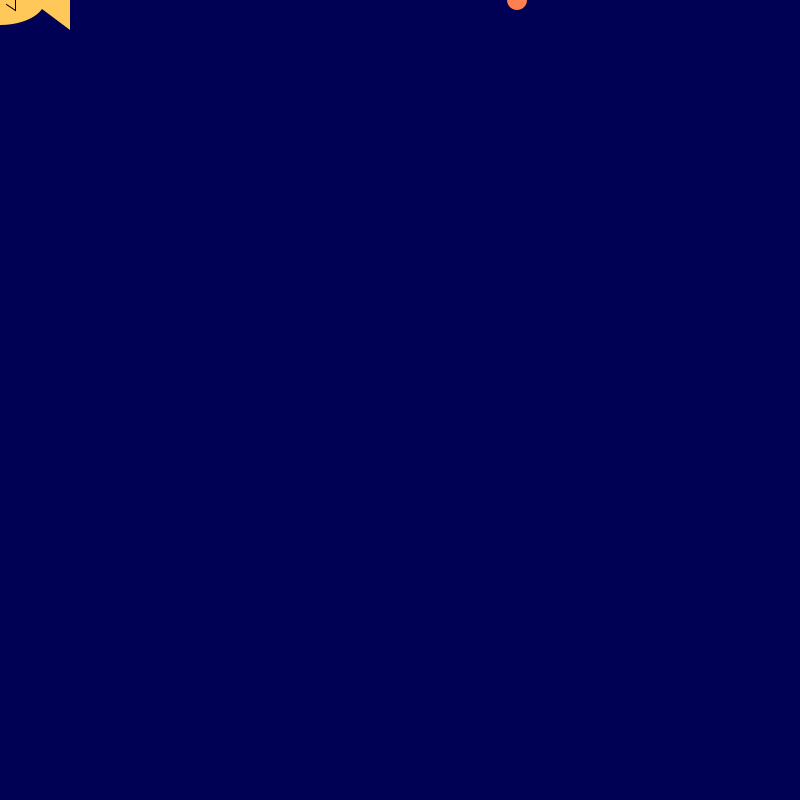
Frame 1 (no input)
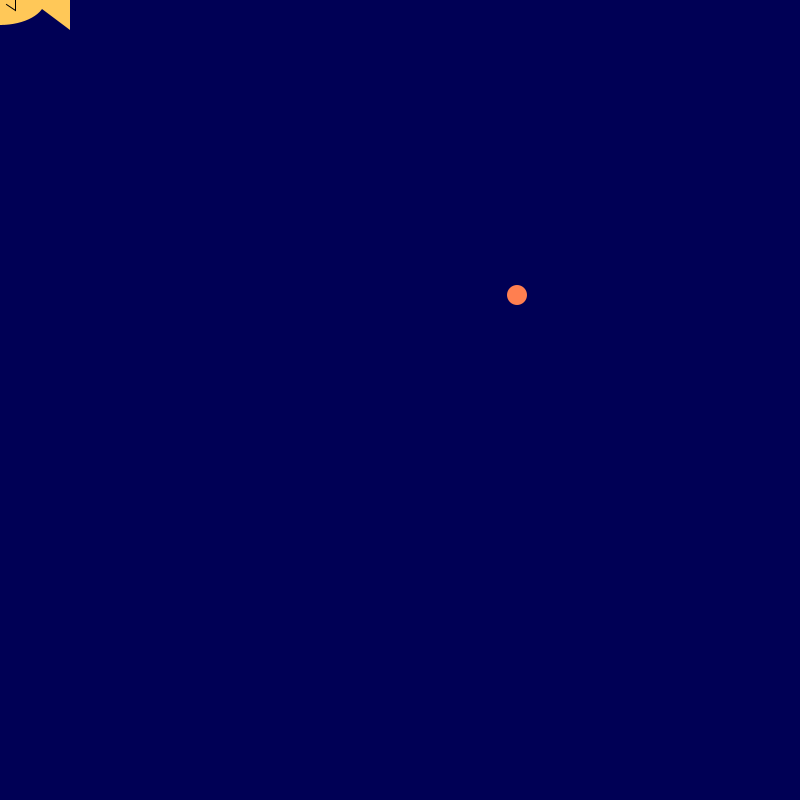
Frame 60 (the mouse pressed at the canvas centre just before this capture)
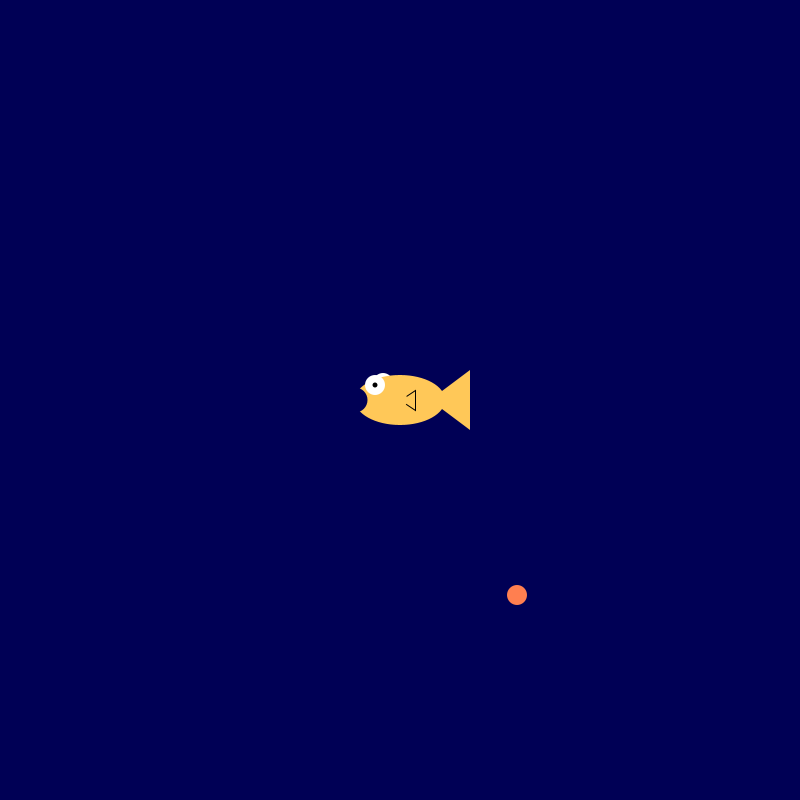
Frame 120 (the mouse held since frame 60 and released just before this capture)

The Processing sketch that drew these frames (run headless with seeded random() and noise(); from frame 60 on, the mouse is pressed at the canvas centre):

// Processing sketch: FishFeeder
// ── FishFeeder.pde
int x = (int)random(801);
int y = 0;
int score = 0;
void setup(){
  size(800, 800);
}
void draw(){
background(0,0,85);
drawFish();
fill(255,127,80);
ellipse(x,y,20,20);
noStroke();
checkCatch(x);
y=y+5;
if(y>800){
  y=10;
  y = 0;
  x = (int)random(801);
  }
}
void drawFish(){
  noStroke();
  fill(255,255,255);
  ellipse(mouseX-17,mouseY-17,20,20); //back side eye
  fill(255,200,88);
  ellipse(mouseX,mouseY,90,50); //body
  triangle(mouseX+30,mouseY,mouseX+70,mouseY+30,mouseX+70,mouseY-30); //tail
  stroke(0);
  triangle(mouseX,mouseY,mouseX+15,mouseY+10,mouseX+15,mouseY-10); //side fin
  noStroke();
  fill(255,200,88);
  ellipse(mouseX,mouseY,15,15); //side fin cover
  noStroke();
  fill(255,255,255);
  ellipse(mouseX-25,mouseY-15,20,20); //front eye
  fill(0,0,0);
  ellipse(mouseX-25,mouseY-15,5,5); //pupil
  fill(0,0,85);
  ellipse(mouseX-45,mouseY,25,25); //mouth
}
 void checkCatch(int x){
if (x > mouseX && x < mouseX+100){
                  score++;
                  y = 0;
  x = (int)random(801);}
         else if (score > 0)
                 score--;
println("Your score is now: " + score);
}
